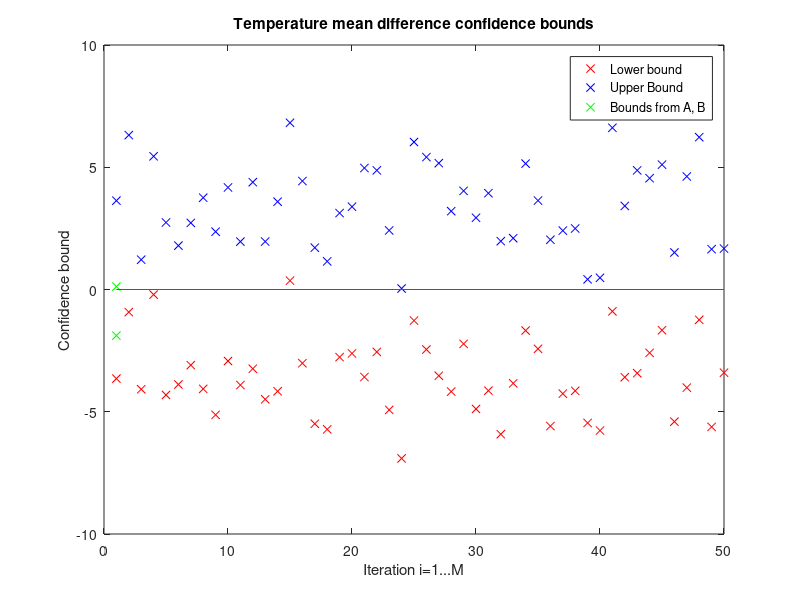
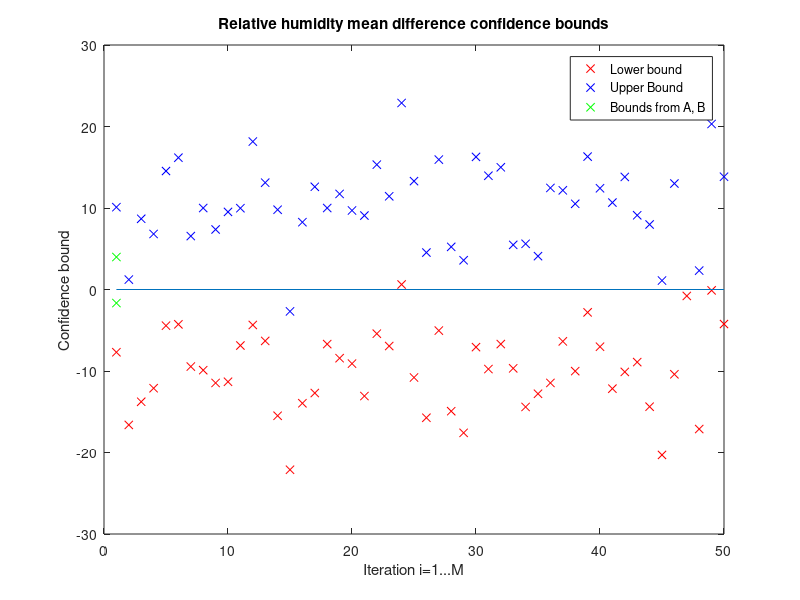
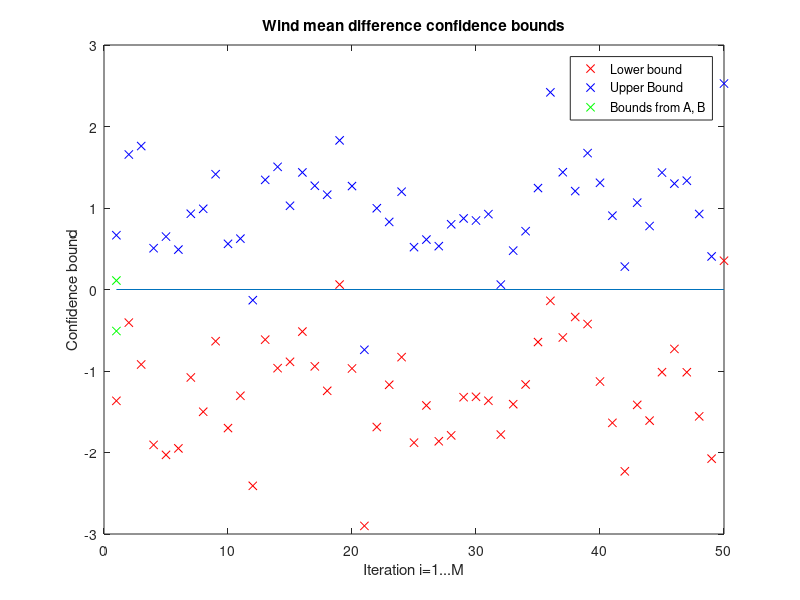

These figures' MATLAB source, in order:
x = importdata('forestfires.dat');

% Load the data
indicesBurnt = (x(:, 13) ~= 0);
temp1 = x(indicesBurnt, 9);
temp0 = x(~indicesBurnt, 9);
rh0 = x(~indicesBurnt, 10);
rh1 = x(indicesBurnt, 10);
wind0 = x(~indicesBurnt, 11);
wind1 = x(indicesBurnt, 11);

% Perfom the two-sample t-test for mean values
[h_temp, p_temp, ci_temp] = ttest2(temp0, temp1);
[h_rh,   p_rh,   ci_rh]   = ttest2(rh0, rh1);
[h_wind, p_wind, ci_wind] = ttest2(wind0, wind1);
% None of the above tests rejects the Null Hypothesis at 95% confidence
% level so we can assume that the mean values for burnt and non-burnt 
% areas are the same at 95% confidence level.

M = 50;
nn = 20;
cis_temp = zeros(M, 2);
cis_rh   = zeros(M, 2);
cis_wind = zeros(M, 2);

for i=1:M
    indices = randi([1, length(temp0)], nn, 1);
    
    [h_temp_sample, p_temp_sample, ci_temp_sample] = ...
        ttest2(temp0(indices), temp1(indices));
    cis_temp(i, :) = ci_temp_sample;
    
    [h_rh_sample, p_rh_sample, ci_rh_sample] = ...
        ttest2(rh0(indices), rh1(indices));
    cis_rh(i, :) = ci_rh_sample;
    
    [h_wind_sample, p_wind_sample, ci_wind_sample] = ...
        ttest2(wind0(indices), wind1(indices));
    cis_wind(i, :) = ci_wind_sample;
end

% Plot confidence bounds for temperature mean difference
figure(1)
plot(cis_temp(:, 1), 'rx')
hold on
plot(cis_temp(:, 2), 'bx')
plot([1, 1], ci_temp, 'gx')
line([1 M], [0, 0])
legend('Lower bound', 'Upper Bound', 'Bounds from A, B')
xlabel('Iteration i=1...M')
ylabel('Confidence bound')
title('Temperature mean difference confidence bounds')

% Plot confidence bounds for relative humidity mean difference
figure(2)
plot(cis_rh(:, 1), 'rx')
hold on
plot(cis_rh(:, 2), 'bx')
plot([1, 1], ci_rh, 'gx')
line([1 M], [0, 0])
legend('Lower bound', 'Upper Bound', 'Bounds from A, B')
xlabel('Iteration i=1...M')
ylabel('Confidence bound')
title('Relative humidity mean difference confidence bounds')

% Plot confidence bounds for wind mean difference
figure(3)
plot(cis_wind(:, 1), 'rx')
hold on
plot(cis_wind(:, 2), 'bx')
plot([1, 1], ci_wind, 'gx')
line([1 M], [0, 0])
legend('Lower bound', 'Upper Bound', 'Bounds from A, B')
xlabel('Iteration i=1...M')
ylabel('Confidence bound')
title('Wind mean difference confidence bounds')

% In the above three figures we have plotted the lower and upper bounds for
% each one of the M=50 random samples(Blue and Red crosses) as well as the
% lower and upper bounds from the whole Datasets A and B(green crosses). It
% is obvious that the lower bounds are in general below zero(Black
% horizontal line in plots) and the upper bounds are above zero for the
% vast majority of the samples so we can safely conclude that the means of
% the temperature, RH, and wind are the same and the size of the sample 
% does not matter.

